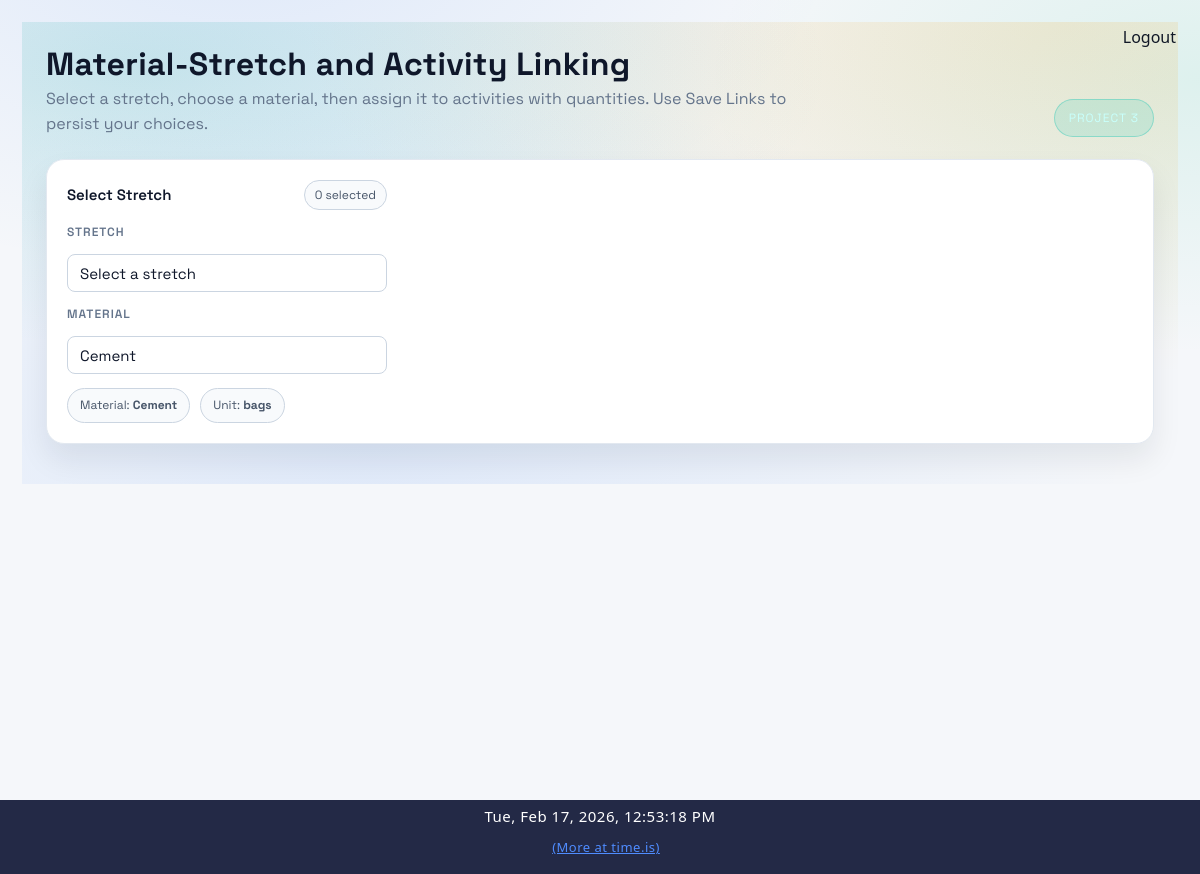
The page /project/3/materials/linker/1 (signed in) on the database its author committed.
### app/models/project.py (models this page shows)
class Project(Base):
    __tablename__ = "projects"
    id = Column(Integer, primary_key=True, index=True)
    name = Column(String(255), nullable=False)
    project_code = Column(String(100), nullable=True)
    client_authority = Column(String(255), nullable=True)
    contractor = Column(String(255), nullable=True)
    consultant_pmc = Column(String(255), nullable=True)
    is_active = Column(Boolean, default=True, nullable=False)
    status = Column(String(20), default="active", nullable=False)
    road_type = Column(String(100), nullable=False)
    lanes = Column(Integer, nullable=False)
    road_width = Column(Float, nullable=False)
    road_length_km = Column(Float, nullable=False)
    carriageway_width = Column(Float, nullable=True)
    shoulder_type = Column(String(100), nullable=True)
    median_type = Column(String(100), nullable=True)
    project_type = Column(String(50), nullable=False, server_default="")
    road_name = Column(String(255), nullable=True)
    lane_configuration = Column(String(10), nullable=True)
    road_pavement_type = Column(String(20), nullable=True)
    terrain_type = Column(String(20), nullable=True)
    concrete_pavement_type = Column(String(20), nullable=True)  # PQC/RCC
    slab_thickness_mm = Column(Integer, nullable=True)
    grade_of_concrete = Column(String(20), nullable=True)
    joint_spacing_m = Column(Float, nullable=True)
    dowel_diameter_mm = Column(Integer, nullable=True)
    tie_bar_diameter_mm = Column(Integer, nullable=True)
    road_construction_type = Column(String(100), nullable=True)
    road_category = Column(String(100), nullable=True)
    road_engineering_type = Column(String(150), nullable=True)
    road_preset_key = Column(String(200), nullable=True)
    road_extras_json = Column(Text, nullable=True)
    preset_activities_json = Column(Text, nullable=True)
    preset_materials_json = Column(Text, nullable=True)
    country = Column(String(100), nullable=False)
    state = Column(String(100), nullable=True)
    district = Column(String(100), nullable=True)
    city = Column(String(100), nullable=False)
    location_id = Column(Integer, ForeignKey("locations.id"), nullable=True)
    chainage_start = Column(String(50), nullable=True)
    chainage_end = Column(String(50), nullable=True)
    planned_start_date = Column(Date, nullable=False)
    planned_end_date = Column(Date, nullable=False)
    created_by = Column(Integer, nullable=False)
    created_at = Column(DateTime, default=datetime.utcnow, nullable=False)
    updated_at = Column(
        DateTime,
        default=datetime.utcnow,
        onupdate=datetime.utcnow,
        nullable=False,
    )
    completed_at = Column(DateTime, nullable=True)
    activities = relationship(
        "Activity",
        back_populates="project",
        cascade="all, delete-orphan"
    )
    project_activities = relationship(
        "ProjectActivity",
        back_populates="project",
        cascade="all, delete-orphan"
    )
    planned_materials = relationship(
        "PlannedMaterial",
        back_populates="project",
        cascade="all, delete-orphan"
    )
    material_usage_daily = relationship(
        "MaterialUsageDaily",
        back_populates="project",
        cascade="all, delete-orphan"
    )
    location = relationship("Location")

### app/models/material.py (models this page shows, shortened)
class Material(Base):
    __tablename__ = "materials"
    id = Column(Integer, primary_key=True, index=True)
    code = Column(String(30), nullable=True, index=True)
    name = Column(String(150), nullable=False, unique=True)
    unit = Column(String(50), nullable=False)          # m3, MT, bags
    category = Column(String(80), nullable=True)
    specification = Column(String(120), nullable=True)
    unit_cost = Column(Float, nullable=True)
    standard_unit = Column(String(50), nullable=True)
    allowed_units = Column(String(500), nullable=True)
    default_lead_time_days = Column(Integer, nullable=True)
    lead_time_days = Column(Integer, nullable=True, default=0)
    minimum_stock = Column(Float, nullable=False, default=0)
    is_active = Column(Boolean, nullable=False, default=True)
    created_at = Column(DateTime, default=datetime.utcnow, nullable=False)
    vendors = relationship(
        "MaterialVendor",
        back_populates="material",
        cascade="all, delete-orphan",
    )
    activities_link = relationship(
        "MaterialActivity",
        back_populates="material",
        cascade="all, delete-orphan",
    )
    stretches_link = relationship(
        "MaterialStretch",
        back_populates="material",
        cascade="all, delete-orphan",
    )

### app/routes/material_vendor.py (the view)
@router.get("/project/{project_id}/materials/linker/{material_id}", response_class=HTMLResponse)
def material_linker_page(
    request: Request,
    project_id: int,
    material_id: int,
    db: Session = Depends(get_db),
):
    project = db.query(Project).filter(Project.id == project_id).first()
    material = db.query(Material).filter(Material.id == material_id).first()
    user = _resolve_user(request)
    if not project or not material:
        return RedirectResponse("/projects", status_code=302)
    activities = db.query(Activity).filter(Activity.project_id == project_id).all()
    stretches = db.query(RoadStretch).filter(RoadStretch.project_id == project_id).all()
    project_material_ids = (
        db.query(PlannedMaterial.material_id)
        .filter(PlannedMaterial.project_id == project_id)
        .distinct()
        .subquery()
    )
    materials = (
        db.query(Material)
        .filter(
            Material.is_active == True,
            Material.id.in_(project_material_ids)
        )
        .order_by(Material.name.asc())
        .all()
    )
    if material and all(int(m.id) != int(material.id) for m in materials):
        materials = materials + [material]
    return templates.TemplateResponse(
        "material_linker.html",
        {
            "request": request,
            "user": user,
            "project": project,
            "material": material,
            "materials": materials,
            "activities": activities,
            "stretches": stretches,
        },
    )

### app/templates/material_linker.html (shortened to what this page needs)
{% extends "base.html" %}
{% block content %}
<div class="linker-page">
  <div class="linker-header">
    <div>
      <h1 class="page-title">Material-Stretch and Activity Linking</h1>
      <div class="linker-subtitle">
        Select a stretch, choose a material, then assign it to activities with quantities. Use Save Links to persist your choices.
      </div>
    </div>
    <div class="linker-badge">Project {{ project.id }}</div>
  </div>
  <form id="stretchActivityForm" class="linker-card">
    <div class="linker-grid">
      <section class="linker-section">
        <div class="linker-section-header">
          <div class="linker-section-title">Select Stretch</div>
          <span class="linker-count"><span id="stretchCount">0</span> selected</span>
        </div>
        <div class="linker-field">
          <label for="stretchSelect">Stretch</label>
          <select id="stretchSelect" class="stretch-select" aria-label="Select stretch">
            <option value="">Select a stretch</option>
          </select>
        </div>
        <div class="linker-field">
          <label for="materialSelect">Material</label>
          <select id="materialSelect" class="material-select" aria-label="Select material">
            {% for m in materials %}
              <option value="{{ m.id }}" data-name="{{ m.name }}" data-unit="{{ m.unit }}" data-standard-unit="{{ m.get_standard_unit() or '' }}" data-allowed-units='{{ m.get_allowed_units() | tojson }}' {% if m.id == material.id %}selected{% endif %}>{{ m.name }}</option>
            {% endfor %}
          </select>
        </div>
        <div class="linker-summary">
          <span class="linker-pill">Material: <strong id="materialNameText">{{ material.name }}</strong></span>
          <span class="linker-pill">Unit: <strong id="materialUnitText">{{ (material.get_standard_unit() or material.unit)|unit_sup }}</strong></span>
        </div>
      </section>
    </div>
  </form>
</div>
{% endblock %}

### static/css/style.css (style rules this page uses)
body { font-family: Arial, Helvetica, sans-serif; margin: 0; background-color: var(--bg); color: var(--text); }
input, select, textarea { padding: 6px; border-radius: 4px; border: 1px solid var(--border); background: var(--card); color: var(--text); }
:root { --bg: #f5f7fa; --bg-secondary: #ffffff; --bg-primary: #f5f7fa; --text: #111827; --text-muted: #6b7280; --text-primary: var(--text); --text-secondary: var(--text-muted); --card: #ffffff; --nav: #1f2937; --card-bg: var(--card); --card-border: var(--border-color); --border: #e5e7eb; --border-color: #e5e7eb; --input-bg: var(--card); --input-border: var(--border); --btn: #2563eb; --hover-bg: rgba(37, 99, 235, 0.1); --accent-color: #2563eb; }
html, body, table, th, td, input, select, textarea, button, .button { transition: background-color 0.3s ease, color 0.3s ease, border-color 0.3s ease; }
.page-title { margin-bottom: 20px; font-size: 26px; font-weight: 600; }

### app/static/css/responsive.css (style rules this page uses)
html { --form-column-count: auto-fit; --button-width: auto; --input-height: 38px; --font-size-base: 16px; --padding-base: 20px; --gap-base: 16px; --max-content-width: 1200px; --sidebar-width: 250px; --touch-target-size: 44px; }
html.medium-screen { --form-column-count: auto-fit; --button-width: auto; --input-height: 38px; --font-size-base: 15px; --padding-base: 18px; --gap-base: 14px; --max-content-width: 1000px; --sidebar-width: 240px; --touch-target-size: 44px; }
input, select, textarea, .form-input { height: var(--input-height); padding: calc(var(--input-height) / 4) calc(var(--padding-base) / 2); font-size: var(--font-size-base); min-width: 0; box-sizing: border-box; }
body { font-size: var(--font-size-base); line-height: 1.5; }
h1 { font-size: calc(var(--font-size-base) * 1.8); margin: calc(var(--gap-base) * 2) 0 var(--gap-base) 0; }
html.landscape { --padding-base: 12px; --gap-base: 8px; }

### app/static/css/mobile.css (style rules this page uses)
:root { --mobile-padding: 12px; --mobile-gap: 8px; --touch-target-size: 44px; }
* { -webkit-tap-highlight-color: transparent; -webkit-touch-callout: none; }
body { -webkit-font-smoothing: antialiased; -moz-osx-font-smoothing: grayscale; overflow-x: hidden; word-break: break-word; }
.page-title { font-size: clamp(20px, 6vw, 32px) !important; line-height: 1.3 !important; margin: 0 !important; }
input, select, textarea { width: 100%; padding: 12px !important; font-size: 16px !important; border-radius: 8px !important; border: 1px solid var(--border-color) !important; background: var(--input-bg) !important; color: var(--text-primary) !important; box-sizing: border-box; -webkit-appearance: none; -moz-appearance: none; appearance: none; }
select { background-repeat: no-repeat; background-position: right 10px center; background-size: 20px; padding-right: 36px !important; }
@media (min-width: 768px) { .page-title { font-size: 28px !important; } }
@media (min-width: 1024px) { .page-title { font-size: 32px !important; } }
@media (min-width: 1024px) { input, select, textarea { padding: 10px 12px !important; font-size: 15px !important; } }
@media (prefers-color-scheme: light) { input, select, textarea { background-color: #ffffff !important; color: #0f172a !important; border-color: #cbd5e1 !important; } }
html { scroll-behavior: smooth; -webkit-scroll-behavior: smooth; }

### static/css/ui_v2.css (style rules this page uses)
:root { --radius-xs: 6px; --radius-sm: 10px; --radius-md: 14px; --radius-lg: 18px; --shadow-sm: 0 1px 2px rgba(0,0,0,0.08); --shadow-md: 0 10px 30px rgba(0,0,0,0.18); --ring: 0 0 0 3px rgba(59,130,246,0.25); }
html, body { height: 100%; }
body { font-family: ui-sans-serif, system-ui, -apple-system, "Segoe UI", Roboto, Arial, "Noto Sans", "Liberation Sans", sans-serif; line-height: 1.35; }
.page-title { margin: 0 0 14px 0; font-size: 24px; font-weight: 800; letter-spacing: 0.2px; }
input, select, textarea { width: 100%; box-sizing: border-box; padding: 10px 12px; border-radius: var(--radius-sm); border: 1px solid var(--input-border); background: var(--input-bg); color: var(--text-primary); font-family: inherit; }
input::placeholder, select::placeholder, textarea::placeholder { color: var(--text-muted); opacity: 0.7; }
label { display:block; margin-bottom: 6px; }

### app/templates/base.html (style rules this page uses)
label { color: var(--text); font-weight: 600; margin-bottom: 6px; }

### rows shown on the page
Project: id "3"
Material: name "Cement", standard_unit "bags"

### other values the page prints
form field value "Cement"
